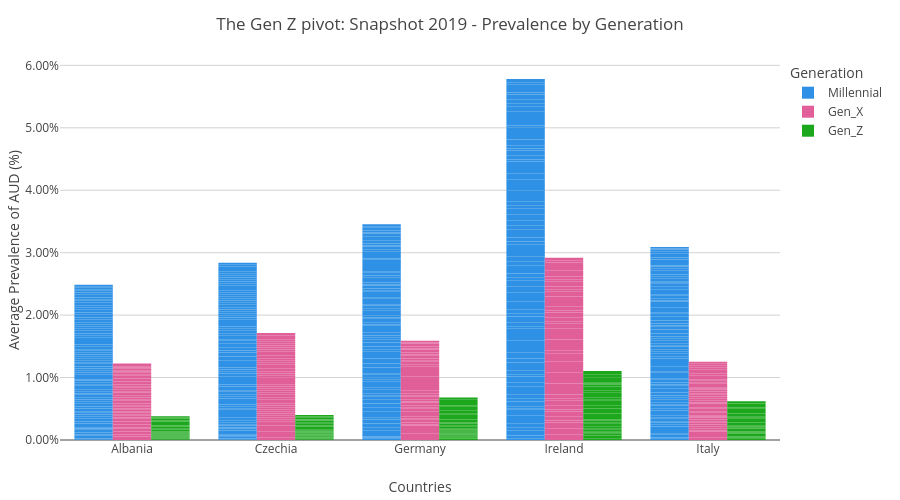

Source (notebook cell):
### Code cell
fig.update_traces(
    marker_line_width=0,    # removes the white border lines
    marker_line_color='rgba(0,0,0,0)'  # fully transparent border as backup
)

### Figure 1 — Plotly figure (JSON) as saved in the notebook; plotly's stock layout.template omitted (floating-point values rounded to 4 significant figures; data arrays with more than 128 entries replaced by an {"elided": "..."} marker saying what was removed)
{"data": [{"alignmentgroup": "True", "hovertemplate": "Generation=Millennial<br>Countries=%{x}<br>Average Prevalence of AUD (%)=%{y}<extra></extra>", "legendgroup": "Millennial", "marker": {"color": "#2E91E5", "line": {"color": "rgba(0,0,0,0)", "width": 0}, "pattern": {"shape": ""}}, "name": "Millennial", "offsetgroup": "Millennial", "orientation": "v", "showlegend": true, "textposition": "auto", "type": "bar", "x": {"elided": "480 str values"}, "xaxis": "x", "y": {"elided": "480 float values"}, "yaxis": "y"}, {"alignmentgroup": "True", "hovertemplate": "Generation=Gen_X<br>Countries=%{x}<br>Average Prevalence of AUD (%)=%{y}<extra></extra>", "legendgroup": "Gen_X", "marker": {"color": "#E15F99", "line": {"color": "rgba(0,0,0,0)", "width": 0}, "pattern": {"shape": ""}}, "name": "Gen_X", "offsetgroup": "Gen_X", "orientation": "v", "showlegend": true, "textposition": "auto", "type": "bar", "x": {"elided": "255 str values"}, "xaxis": "x", "y": {"elided": "255 float values"}, "yaxis": "y"}, {"alignmentgroup": "True", "hovertemplate": "Generation=Gen_Z<br>Countries=%{x}<br>Average Prevalence of AUD (%)=%{y}<extra></extra>", "legendgroup": "Gen_Z", "marker": {"color": "#1CA71C", "line": {"color": "rgba(0,0,0,0)", "width": 0}, "pattern": {"shape": ""}}, "name": "Gen_Z", "offsetgroup": "Gen_Z", "orientation": "v", "showlegend": true, "textposition": "auto", "type": "bar", "x": {"elided": "165 str values"}, "xaxis": "x", "y": {"elided": "165 float values"}, "yaxis": "y"}], "layout": {"barmode": "group", "height": 500, "legend": {"orientation": "v", "title": {"text": "Generation"}, "tracegroupgap": 0, "x": 1.15, "xanchor": "right", "y": 1, "yanchor": "top"}, "margin": {"b": 60, "l": 60, "r": 60, "t": 60}, "plot_bgcolor": "white", "title": {"text": "The Gen Z pivot: Snapshot 2019 - Prevalence by Generation"}, "width": 900, "xaxis": {"anchor": "y", "domain": [0, 1], "showgrid": false, "title": {"text": "Countries"}}, "yaxis": {"anchor": "x", "domain": [0, 1], "gridcolor": "lightgrey", "showgrid": true, "tickformat": ".2f", "ticksuffix": "%", "title": {"text": "Average Prevalence of AUD (%)"}}}}
